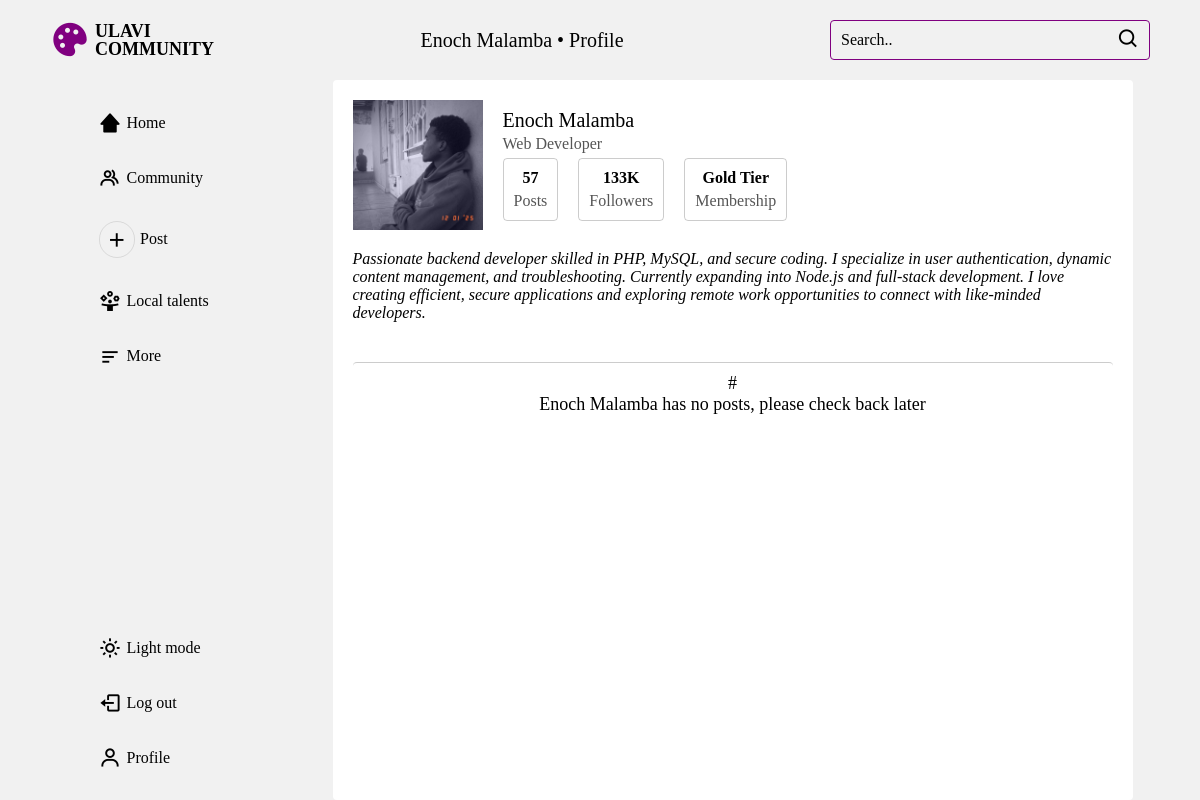
/profile.php?user_id=25, run on the app's committed database.
### tables this page shows
CREATE TABLE `community_people` (
  `user_id` int(11) NOT NULL,
  `username` varchar(50) NOT NULL,
  `email` varchar(100) NOT NULL,
  `password` varchar(255) NOT NULL,
  `created_at` timestamp NOT NULL DEFAULT current_timestamp(),
  `updated_at` timestamp NOT NULL DEFAULT current_timestamp() ON UPDATE current_timestamp()
);

CREATE TABLE `user_profile` (
  `info_id` int(11) NOT NULL,
  `user_id` int(11) NOT NULL,
  `user_role` enum('Public User','Community Member','Moderator','Admin') NOT NULL DEFAULT 'Public User',
  `user_title` varchar(100) NOT NULL,
  `dob` date DEFAULT NULL,
  `gender` varchar(20) DEFAULT NULL,
  `user_location` varchar(100) NOT NULL,
  `profile_photo` varchar(255) DEFAULT NULL,
  `bio` text DEFAULT NULL,
  `created_at` timestamp NOT NULL DEFAULT current_timestamp(),
  `updated_at` timestamp NOT NULL DEFAULT current_timestamp() ON UPDATE current_timestamp()
);

### profile.php (the view, shortened to what this page needs)
<?php
include_once('includes/config.php');
if (isset($_GET['user_id']) && is_numeric($_GET['user_id'])) {
    $user_id = intval($_GET['user_id']);
}
$username = "";
$bio = "";
$stmt = $conn->prepare("SELECT username, email FROM community_people WHERE user_id = ?");
$stmt->bind_param("i", $user_id);
$stmt->execute();
$result = $stmt->get_result();
if ($result->num_rows > 0) {
    $user_info = $result->fetch_assoc();
    $username = $user_info['username'];
}
$stmt = $conn->prepare("SELECT bio, user_role, user_location, profile_photo FROM user_profile WHERE user_id = ?");
$stmt->bind_param("i", $user_id);
$stmt->execute();
$result = $stmt->get_result();
if ($result->num_rows > 0) {
    $user_info = $result->fetch_assoc();
    $bio = $user_info['bio'];
    $profilePhoto = $user_info['profile_photo'];
    $titleStml = $conn->prepare("SELECT user_title FROM user_profile WHERE user_id = ?");
    $titleStml->bind_param("i", $user_id);
    $titleStml->execute();
    $titleResult = $titleStml->get_result();
    $title = $titleResult->fetch_assoc()['user_title'];
} else {
    $user_role = "Unverified";
    $bio = "No bio yet";
    $location = "No location yet";
    $profilePhoto = "default.jpg";
}
?>
<!DOCTYPE html>
<html lang="en">
<head>
    <link href='https://unpkg.com/boxicons@2.1.4/css/boxicons.min.css' rel='stylesheet'>
    <link rel="stylesheet" href="includes/styles/main.css">
    <link rel="stylesheet" href="includes/styles/home.css">
    <link rel="stylesheet" href="includes/styles/profile.css">
</head>
<body>
    <main>
        <div class="header">
            <a href="home.php" class="title sml logo"> <i class='bx bxs-palette'></i> <span>ulavi <br> community</span></a>
            <h2 class="current-page title sml "><?php echo htmlspecialchars($username); ?> &bull; Profile</h2>
            <form class="search-bar">
                <input type="text" name="query" placeholder="Search..">
                <button type="submit"><i class='bx bx-search'></i></button>
            </form>
        </div>
        <div class="container">
            <nav class="navigation">
                <ul class="page-nav">
                    <li><a href="home.php"><i class='bx bxs-home-alt-2'></i>Home</a></li>
                    <li><a href=""><i class='bx bx-group'></i>Community</a></li>
                    <li><a href="create_post.php" class="post-link"><i class='bx bx-border-circle bx-plus'></i>Post</a></li>
                    <li><a href=""><i class='material-symbols-outlined'>person_play</i>Local talents</a></li>
                    <li><a href=""><i class='bx bx-menu-alt-left'></i>More</a></li>
                </ul>
                <ul class="user-nav">
                    <li><a href=""><i class="bx bx-sun"></i>Light mode</a></li>
                    <li><a href=""><i class='bx bx-log-out'></i>Log out</a></li>
                    <li><a href="user/user.php"><i class='bx bx-user'></i>Profile</a></li>
                </ul>
            </nav>
            <div class="feed">
                <div class="profile-view">
                    <div class="profile-header">
                        <img src="<?php echo htmlspecialchars($profilePhoto); ?>" alt="<?php echo htmlspecialchars($username); ?>" class="profile-img">
                        <div class="profile-details">
                            <h3 class="title sml"><?php echo htmlspecialchars($username); ?></h3>
                            <p><?php echo htmlspecialchars($title); ?></p>
                            <div class="user-counts">
                                <div class="count-card">
                                    <h4>57</h4>
                                    <p>Posts</p>
                                </div>
                                <div class="count-card">
                                    <h4>133K</h4>
                                    <p>Followers </p>
                                </div>
                                <div class="count-card">
                                    <h4>Gold Tier</h4>
                                    <p>Membership </p>
                                </div>
                            </div>
                        </div>
                    </div>
                    <p class="bio"><?php echo htmlspecialchars($bio); ?></p>
                </div>
                <div class="user-posts">
                    <div class="no-posts">
                        <img src="no-posts.png" alt="<?php echo htmlspecialchars($username); ?> has no posts, please check back later">#
                        <p><?php echo htmlspecialchars($username); ?> has no posts, please check back later</p>
                    </div>
                </div>
            </div>
        </div>
    </main>
</body>
</html>

### includes/styles/main.css (style rules this page uses)
:root { --bg: #f1f1f1; --bg2: #f9f8f6; --font: #000; --grey: #f1f1f1; --card-bg: #fff; --text: #333; --accent: #555; --white: #fff; --purple: purple; --purple-faded: rgba(128, 0, 128, 0.5); --shadow: rgba(0, 0, 0, 0.2); }
* { margin: 0; padding: 0; font-family: "Noto Serif KR", serif; font-optical-sizing: auto; font-style: normal; box-sizing: border-box; color: var(--font); text-decoration: none; position: relative; scroll-behavior: smooth; transition: all 0.1s ease; }
html { font-size: 16px; }
body { height: 100vh; width: 100%; background-color: var(--bg); overflow: hidden; overflow-y: auto; -webkit-font-smoothing: antialiased; -moz-osx-font-smoothing: grayscale; }
.title { font-size: 30px; margin-bottom: 5px; font-weight: 500; line-height: 1; }
.title.sml { font-size: 20px; margin: unset; }
main { position: relative; width: 100%; height: 100%; display: flex; flex-direction: column; background: transparent; overflow: hidden; overflow-y: auto; }
.header { width: 100%; height: 80px; background: var(--bg); display: flex; justify-content: space-between; align-items: center; padding: 0 50px; position: sticky; top: 0; z-index: 10; }
.header .logo { display: flex; align-items: center; gap: 5px; transition: color 0.3s ease; text-transform: uppercase; font-size: 18px; color: var(--purple); font-weight: 600; }
.header .logo i { font-size: 40px; transition: color 0.3s ease; color: var(--purple); }
.header .search-bar { display: flex; align-items: center; background: var(--bg); border-radius: 4px; width: 320px; }
.header .search-bar input { border: none; background: transparent; outline: none; font-size: 16px; padding: 10px; padding-right: 34px; height: 100%; width: 100%; border: 1px solid transparent; transition: border 0.3s ease; border-radius: 4px; border: 1px solid var(--purple); }
.header .search-bar input::placeholder { color: var(--font); font-size: 16px; }
.search-bar button { background: none; border: none; cursor: pointer; color: var(--font); font-size: 20px; position: absolute; right: 10px; }
.search-bar button i { font-size: 23px; color: var(--font); transition: color 0.3s ease; }
.container { width: 100%; height: calc(100% - 80px); display: flex; justify-content: center; gap: 15px; padding: 0 50px; background: var(--bg); }
.navigation { display: flex; flex-direction: column; justify-content: space-between; gap: 20px; width: 250px; padding: 20px; border-radius: 4px; }
.navigation ul { list-style: none; padding: 0; margin: 0; display: flex; flex-direction: column; gap: 10px; }
.navigation ul li { display: flex; align-items: center; gap: 10px; }
.navigation ul li a, .navigation ul li span.nav-btn { font-size: 16px; font-weight: 500; display: flex; align-items: center; width: 100%; gap: 5px; padding: 10px; border-radius: 4px; border: 1px solid transparent; transition: all 0.3s ease; }
.navigation ul li i, .navigation ul li .material-symbols-outlined { font-size: 23px; color: var(--font); transition: color 0.3s ease; }
@media (max-width: 1200px) { .container { padding: 0 20px; } }

### includes/styles/home.css (style rules this page uses)
.feed { display: flex; flex-direction: column; gap: 20px; width: min(800px, 99%); padding: 20px; background: var(--card-bg); border-radius: 4px; overflow: hidden; overflow-y: auto; }

### includes/styles/profile.css (style rules this page uses)
.profile-view { display: flex; flex-direction: column; }
.profile-header { display: flex; align-items: center; margin-bottom: 20px; }
.profile-header img { width: 130px; height: 130px; margin-right: 20px; object-fit: cover; object-position: center; }
.profile-header p { font-size: 16px; color: var(--accent); text-transform: capitalize; }
.profile-details { display: flex; flex-direction: column; gap: 5px; }
.user-counts { display: flex; align-items: center; gap: 20px; }
.user-counts div { display: flex; flex-direction: column; align-items: center; gap: 5px; padding: 10px; border-radius: 4px; border: 1px solid var(--shadow); }
.bio { font-size: 16px; font-style: italic; }
.user-posts { display: flex; flex-direction: column; margin-top: 20px; padding: 10px; border-radius: 4px; border-top: 1px solid var(--shadow); }
.no-posts { text-align: center; font-size: 18px; }

### data on the page
community_people: username "Enoch Malamba"
user_profile: profile_photo (picture), user_title "Web Developer", bio "Passionate backend developer skilled in PHP, MySQL, and secure coding. I specialize in user authentication, dynamic content management, and troubleshooting. Currently expanding into Node.js and full-stack development. I love creating efficient, secure applications and exploring remote work opportunities to connect with like-minded developers."
